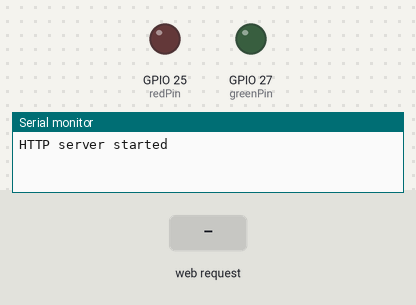
Simulated run of this sketch. Board: ESP32. Parts: output pins drawn as LEDs (lit = HIGH), the last lines printed to the serial monitor. The inputs (shaded band) are chosen by the test bench.

Above: at 1.3 s.
1.4 s: HTTP request GET /red_on received
At 2.3 s:
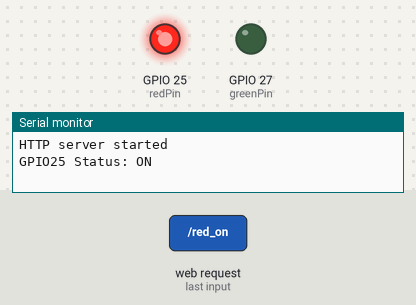
2.9 s: HTTP request GET /green_on received
At 3.5 s:
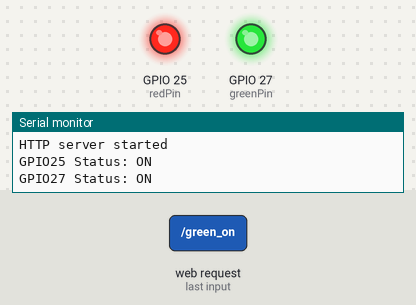
4.4 s: HTTP request GET /red_off received
At 5.6 s:
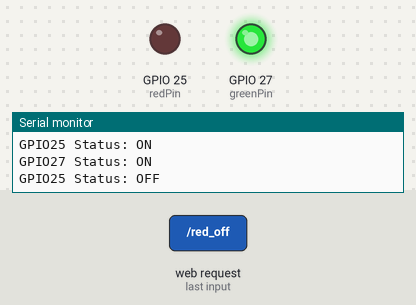
5.9 s: HTTP request GET /green_off received
At 7.0 s:
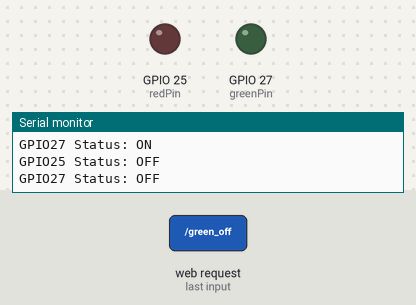
Timing chart, 0 to 8.4 s (numbered marks = the images above; inputs shaded):
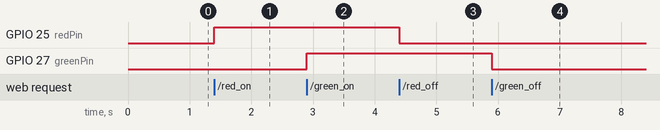

Measured:
- after the input at 1.4 s, GPIO 25 (redPin): LOW → HIGH at once
- after the input at 2.9 s, GPIO 27 (greenPin): LOW → HIGH at once
- after the input at 4.4 s, GPIO 25 (redPin): HIGH → LOW at once
- after the input at 5.9 s, GPIO 27 (greenPin): HIGH → LOW at once

The sketch:

13-5_HTTPServer_LED_AP.ino
```cpp
#include <WiFi.h>
#include <WebServer.h>

/* Put your SSID & Password */
const char* ssid = "Your SSID";  // Enter SSID here
const char* password = "Your Password";  //Enter Password here

/* Construct a WebServer Object */
WebServer server(80);

/* Define pins and statuses of LEDs */
uint8_t redPin = 25;
bool redStatus = LOW;
uint8_t greenPin = 27;
bool greenStatus = LOW;

void setup() {
  Serial.begin(115200);
  pinMode(redPin, OUTPUT);
  pinMode(greenPin, OUTPUT);

  /* Enable Wi-Fi AP */
  WiFi.softAP(ssid, password);
  delay(100);

  /* Set the correspondence between URL and its handler */
  server.on("/", handle_OnConnect);
  server.on("/red_on", handle_red_on);
  server.on("/red_off", handle_red_off);
  server.on("/green_on", handle_green_on);
  server.on("/green_off", handle_green_off);
  server.onNotFound(handle_NotFound);

  server.begin();
  Serial.println("HTTP server started");
}
void loop() {
  server.handleClient();
  digitalWrite(redPin, redStatus);
  digitalWrite(greenPin, greenStatus);
}

void handle_OnConnect() {
  redStatus = LOW;
  greenStatus = LOW;
  Serial.println("GPIO25 Status: OFF | GPIO27 Status: OFF");
  server.send(200, "text/html", SendHTML(redStatus,greenStatus));
}

void handle_red_on() {
  redStatus = HIGH;
  Serial.println("GPIO25 Status: ON");
  server.send(200, "text/html", SendHTML(true,greenStatus));
}

void handle_red_off() {
  redStatus = LOW;
  Serial.println("GPIO25 Status: OFF");
  server.send(200, "text/html", SendHTML(false,greenStatus));
}

void handle_green_on() {
  greenStatus = HIGH;
  Serial.println("GPIO27 Status: ON");
  server.send(200, "text/html", SendHTML(redStatus,true));
}

void handle_green_off() {
  greenStatus = LOW;
  Serial.println("GPIO27 Status: OFF");
  server.send(200, "text/html", SendHTML(redStatus,false));
}

void handle_NotFound(){
  server.send(404, "text/plain", "Not found");
}

String SendHTML(uint8_t led1stat,uint8_t led2stat){
  String ptr = "<!DOCTYPE html> <html>\n";
  ptr +="<head><meta name=\"viewport\" content=\"width=device-width, initial-scale=1.0, user-scalable=no\">\n";
  ptr +="<title>LED Control</title>\n";
  ptr +="<style>html { font-family: Helvetica; display: inline-block; margin: 0px auto; text-align: center;}\n";
  ptr +="body{margin-top: 50px;} h1 {color: #444444;margin: 50px auto 30px;} h3 {color: #444444;margin-bottom: 50px;}\n";
  ptr +=".button {display: block;width: 80px;background-color: #3498db;border: none;color: white;padding: 13px 30px;text-decoration: none;font-size: 25px;margin: 0px auto 35px;cursor: pointer;border-radius: 4px;}\n";
  ptr +=".button-on {background-color: #3498db;}\n";
  ptr +=".button-on:active {background-color: #2980b9;}\n";
  ptr +=".button-off {background-color: #34495e;}\n";
  ptr +=".button-off:active {background-color: #2c3e50;}\n";
  ptr +="p {font-size: 14px;color: #888;margin-bottom: 10px;}\n";
  ptr +="</style>\n";
  ptr +="</head>\n";
  ptr +="<body>\n";
  ptr +="<h1>ESP32 Web Server</h1>\n";
  ptr +="<h3>Using Access Point(AP) Mode</h3>\n";

   if(led1stat)
  {ptr +="<p>Red LED Status: ON</p><a class=\"button button-off\" href=\"/red_off\">OFF</a>\n";}
  else
  {ptr +="<p>Red LED Status: OFF</p><a class=\"button button-on\" href=\"/red_on\">ON</a>\n";}

  if(led2stat)
  {ptr +="<p>Green LED Status: ON</p><a class=\"button button-off\" href=\"/green_off\">OFF</a>\n";}
  else
  {ptr +="<p>Green LED Status: OFF</p><a class=\"button button-on\" href=\"/green_on\">ON</a>\n";}

  ptr +="</body>\n";
  ptr +="</html>\n";
  return ptr;
}
```
